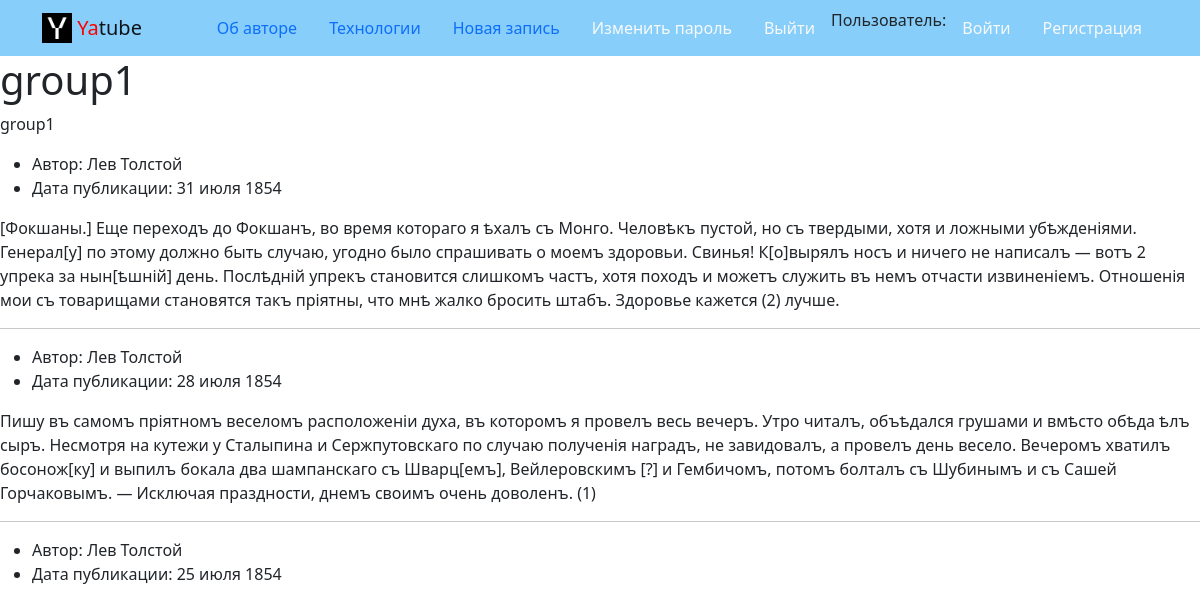
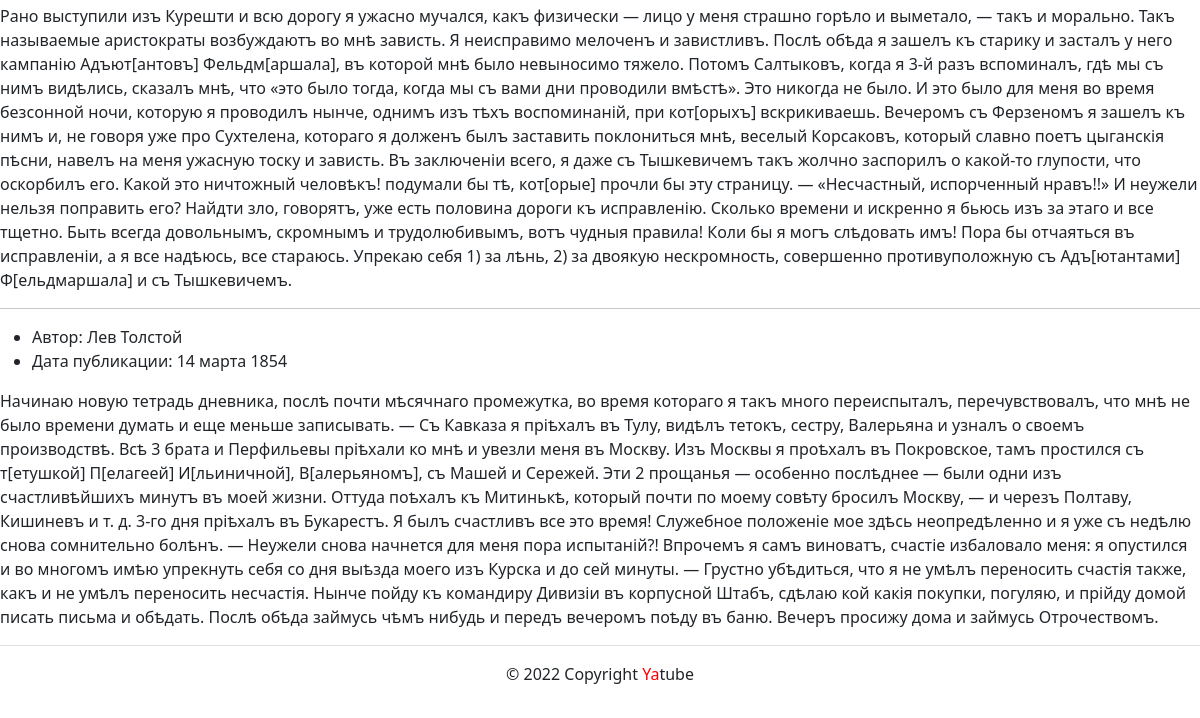
The app's page /group/group1, older data (2 pictures, top to bottom).
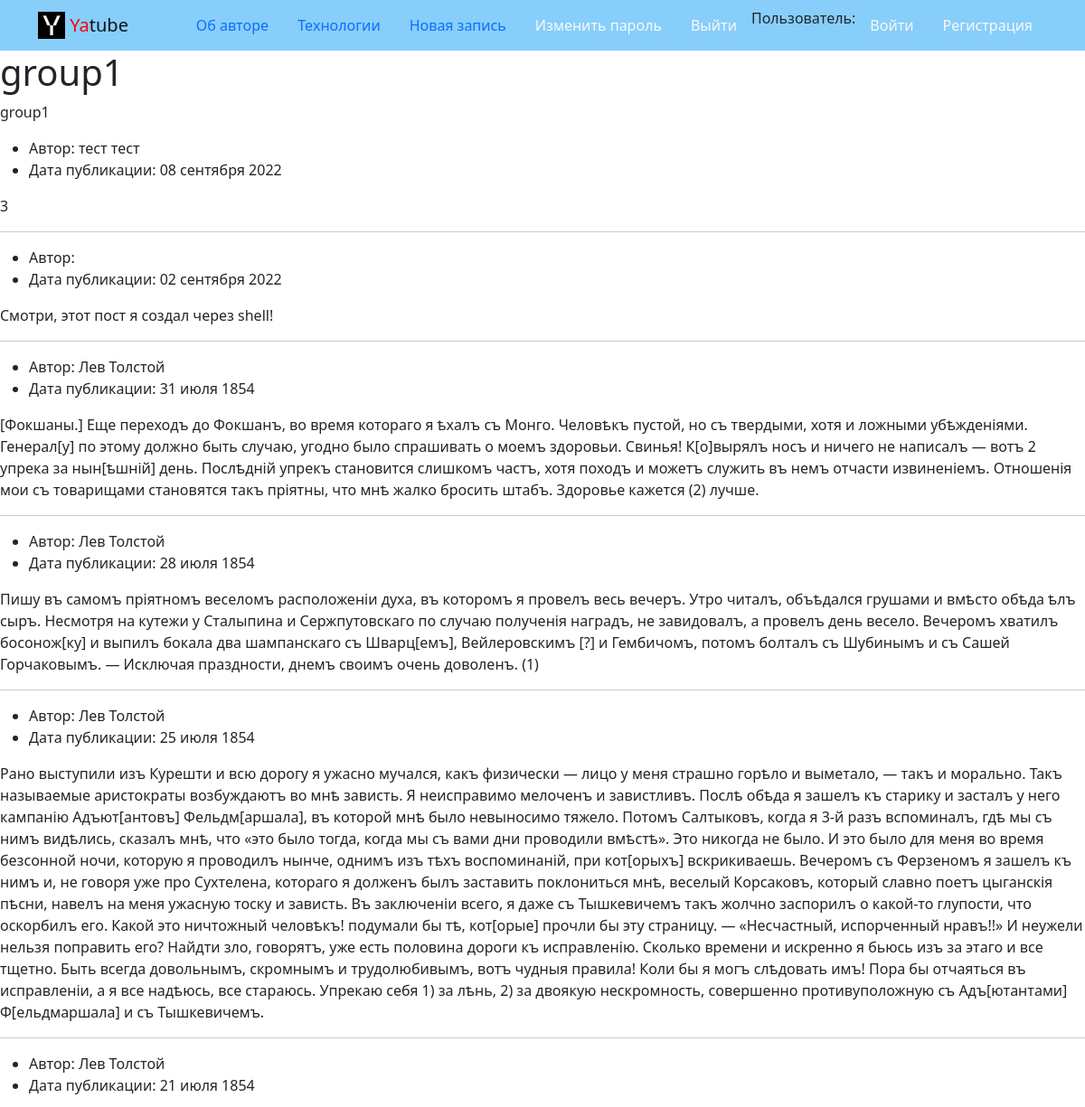
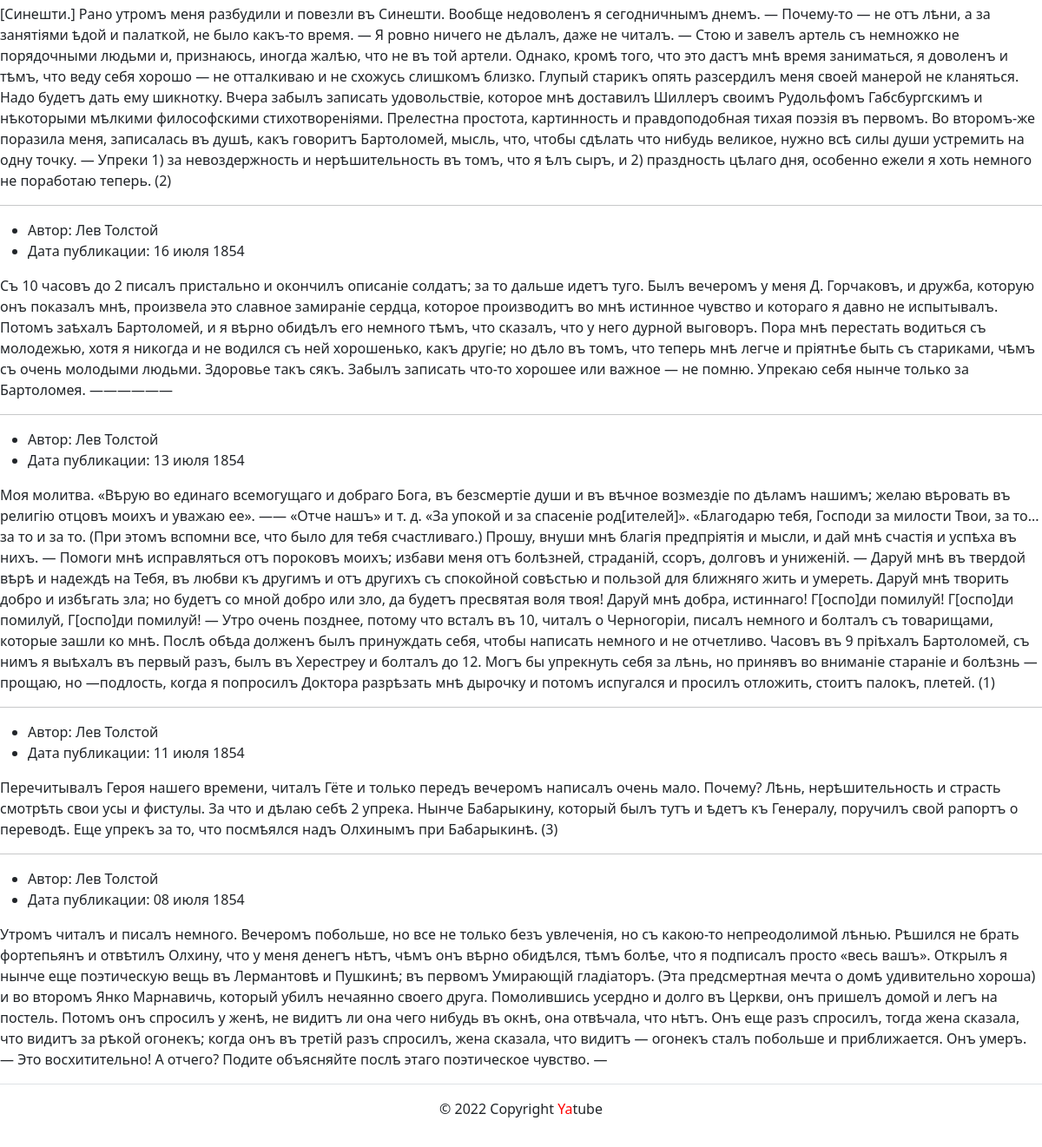
The same page, newer data (2 pictures, top to bottom).
### posts/models.py (models this page shows, shortened)
class Post(models.Model):
    text = models.TextField()
    pub_date = models.DateTimeField(auto_now_add=True)
    author = models.ForeignKey(
        User, on_delete=models.CASCADE, related_name="posts"
    )
    group = models.ForeignKey(
        Group,
        on_delete=models.SET_NULL,
        blank=True,
        null=True,
        related_name="posts"
    )

### posts/views.py (the view)
# urls.py: path('group/<slug>', views.group_posts, name='postsname'),
def group_posts(request, slug):
    group = get_object_or_404(Group, slug=slug)
    template = 'posts/group_list.html'
    posts = Post.objects.filter(group=group).order_by('-pub_date')[:MESSAGE_N]
    context = {
        'group': group,
        'posts': posts,
    }
    return render(request, template, context)

### templates/posts/group_list.html (shortened to what this page needs)
{% extends 'base.html' %}
{% block content %}
    <h1>{{ group.title }}</h1>
    <p>{{ group.description }}</p>
    {% for post in posts %}
      <ul>
        <li>
          Автор: {{ post.author.get_full_name }}
        </li>
        <li>
          Дата публикации: {{ post.pub_date|date:"d E Y" }}
        </li>
      </ul>
  <p>{{ post.text }}</p>
    {% if not forloop.last %}<hr>{% endif %}
    {% endfor %}
{% endblock %}

Row changes from the older to the newer data that the page shows:
no longer on this page (row unchanged): Post: author.get_full_name "Лев Толстой", pub_date "14 марта 1854", text "Начинаю новую тетрадь дневника, послѣ почти мѣсячнаго промежутка, во время котораго я такъ много переиспыталъ, перечувствовалъ, что мнѣ не было времени думать и еще меньше записывать. — Съ Кавказа я пріѣхалъ въ Тулу, видѣлъ тетокъ, сестру, Валерьяна и узналъ о своемъ производствѣ. Всѣ 3 брата и Перфильевы пріѣхали ко мнѣ и увезли меня въ Москву. Изъ Москвы я проѣхалъ въ Покровское, тамъ простился съ т[етушкой] П[елагеей] И[льиничной], В[алерьяномъ], съ Машей и Сережей. Эти 2 прощанья — особенно послѣднее — были одни изъ счастливѣйшихъ минутъ въ моей жизни. Оттуда поѣхалъ къ Митинькѣ, который почти по моему совѣту бросилъ Москву, — и черезъ Полтаву, Кишиневъ и т. д. 3-го дня пріѣхалъ въ…"
added Post: author.get_full_name "тест тест", pub_date "08 сентября 2022", text "3"
now on this page (row edited): Post: pub_date "02 сентября 2022", text "Смотри, этот пост я создал через shell!"
now on this page (row edited): Post: author.get_full_name "Лев Толстой", pub_date "21 июля 1854", text "[Синешти.] Рано утромъ меня разбудили и повезли въ Синешти. Вообще недоволенъ я сегодничнымъ днемъ. — Почему-то — не отъ лѣни, а за занятіями ѣдой и палаткой, не было какъ-тο время. — Я ровно ничего не дѣлалъ, даже не читалъ. — Стою и завелъ артель съ немножко не порядочными людьми и, признаюсь, иногда жалѣю, что не въ той артели. Однако, кромѣ того, что это дастъ мнѣ время заниматься, я доволенъ и тѣмъ, что веду себя хорошо — не отталкиваю и не схожусь слишкомъ близко. Глупый старикъ опять разсердилъ меня своей манерой не кланяться. Надо будетъ дать ему шикнотку. Вчера забылъ записать удовольствіе, которое мнѣ доставилъ Шиллеръ своимъ Рудольфомъ Габсбургскимъ и нѣкоторыми мѣлкими…"
now on this page (row edited): Post: author.get_full_name "Лев Толстой", pub_date "16 июля 1854", text "Съ 10 часовъ до 2 писалъ пристально и окончилъ описаніе солдатъ; за то дальше идетъ туго. Былъ вечеромъ у меня Д. Горчаковъ, и дружба, которую онъ показалъ мнѣ, произвела это славное замираніе сердца, которое производитъ во мнѣ истинное чувство и котораго я давно не испытывалъ. Потомъ заѣхалъ Бартоломей, и я вѣрно обидѣлъ его немного тѣмъ, что сказалъ, что у него дурной выговоръ. Пора мнѣ перестать водиться съ молодежью, хотя я никогда и не водился съ ней хорошенько, какъ другіе; но дѣло въ томъ, что теперь мнѣ легче и пріятнѣе быть съ стариками, чѣмъ съ очень молодыми людьми. Здоровье такъ сякъ. Забылъ записать что-то хорошее или важное — не помню. Упрекаю себя нынче только за Бартоломея.…"
now on this page (row edited): Post: author.get_full_name "Лев Толстой", pub_date "13 июля 1854", text "Моя молитва. «Вѣрую во единаго всемогущаго и добраго Бога, въ безсмертіе души и въ вѣчное возмездіе по дѣламъ нашимъ; желаю вѣровать въ религію отцовъ моихъ и уважаю ее». —— «Отче нашъ» и т. д. «За упокой и за спасеніе род[ителей]». «Благодарю тебя, Господи за милости Твои, за то... за то и за то. (При этомъ вспомни все, что было для тебя счастливаго.) Прошу, внуши мнѣ благія предпріятія и мысли, и дай мнѣ счастія и успѣха въ нихъ. — Помоги мнѣ исправляться отъ пороковъ моихъ; избави меня отъ болѣзней, страданій, ссоръ, долговъ и униженій. — Даруй мнѣ въ твердой вѣрѣ и надеждѣ на Тебя, въ любви къ другимъ и отъ другихъ съ спокойной совѣстью и пользой для ближняго жить и умереть. Даруй мнѣ…"
now on this page (row edited): Post: author.get_full_name "Лев Толстой", pub_date "11 июля 1854", text "Перечитывалъ Героя нашего времени, читалъ Гёте и только передъ вечеромъ написалъ очень мало. Почему? Лѣнь, нерѣшительность и страсть смотрѣть свои усы и фистулы. За что и дѣлаю себѣ 2 упрека. Нынче Бабарыкину, который былъ тутъ и ѣдетъ къ Генералу, поручилъ свой рапортъ о переводѣ. Еще упрекъ за то, что посмѣялся надъ Олхинымъ при Бабарыкинѣ. (3)"
now on this page (row edited): Post: author.get_full_name "Лев Толстой", pub_date "08 июля 1854", text "Утромъ читалъ и писалъ немного. Вечеромъ побольше, но все не только безъ увлеченія, но съ какою-то непреодолимой лѣнью. Рѣшился не брать фортепьянъ и отвѣтилъ Олхину, что у меня денегъ нѣтъ, чѣмъ онъ вѣрно обидѣлся, тѣмъ болѣе, что я подписалъ просто «весь вашъ». Открылъ я нынче еще поэтическую вещь въ Лермантовѣ и Пушкинѣ; въ первомъ Умирающій гладіаторъ. (Эта предсмертная мечта о домѣ удивительно хороша) и во второмъ Янко Марнавичь, который убилъ нечаянно своего друга. Помолившись усердно и долго въ Церкви, онъ пришелъ домой и легъ на постель. Потомъ онъ спросилъ у женѣ, не видитъ ли она чего нибудь въ окнѣ, она отвѣчала, что нѣтъ. Онъ еще разъ спросилъ, тогда жена сказала, что видитъ за…"
